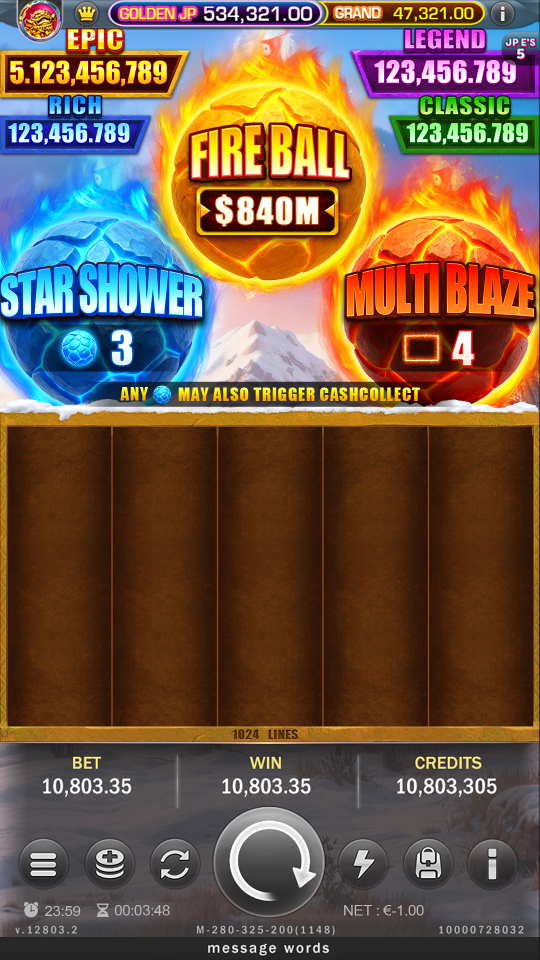
#> input picture 測試工具/轉輪測試工具/測試3/模擬用.jpg, 1080 x 1920 px (shown at 1/2 size)
$ python -i spine_alpha_upscale_tool.py   (imports and definitions only)
#> lines starting #> are read from the running program, lines starting #| are printed output that depends on the picture
#> further down, picture is the input picture: PIL image 1080x1920 RGB; mean R, G, B 111.6, 88.8, 70.2
from __future__ import annotations

import argparse
import csv
import shutil
import subprocess
import sys
import threading
import hashlib
import json
import os
import tempfile
import uuid
import queue
from pathlib import Path

from PIL import Image, ImageChops, ImageDraw, ImageStat


DEFAULT_MODEL = "realesr-animevideov3"
SUPPORTED_MODELS = (
    "realesr-animevideov3",
    "realesrgan-x4plus-anime",
    "realesrgan-x4plus",
)
MODEL_LABELS = {
    "realesr-animevideov3": "動畫素材推薦：realesr-animevideov3",
    "realesrgan-x4plus-anime": "插畫線條推薦：realesrgan-x4plus-anime",
    "realesrgan-x4plus": "通用圖片：realesrgan-x4plus",
}

WORK_OWNER = 'spine-alpha-upscale-v1'

# [8 lines left out: function validate_paths, not called in this run]

def input_signature(files, scale, model):
    return {'owner': WORK_OWNER, 'scale': scale, 'model': model,
            'inputs': {str(p.resolve()): hashlib.sha256(p.read_bytes()).hexdigest() for p in files}}

# [75 lines left out: functions create_work_directory, cleanup_work_directory, output_path_for, publish_png, terminate_process_tree, not called in this run]


def clamp(v: float) -> int:
    return max(0, min(255, int(round(v))))


def visible_average(rgb: Image.Image, alpha: Image.Image) -> tuple[int, int, int]:
    mask = alpha.point(lambda p: 255 if p > 16 else 0)
    stat = ImageStat.Stat(rgb, mask)
    if not stat.count or stat.count[0] == 0:
        return (128, 128, 128)
    return tuple(clamp(c) for c in stat.mean[:3])


def make_rgb_input(src: Image.Image) -> Image.Image:
    rgba = src.convert("RGBA")
    alpha = rgba.getchannel("A")
#> alpha: PIL image 1080x1920 L; every value is 255
    rgb = rgba.convert("RGB")
    avg = visible_average(rgb, alpha)
#> avg = (112, 89, 70)
    filled = Image.new("RGB", rgb.size, avg)
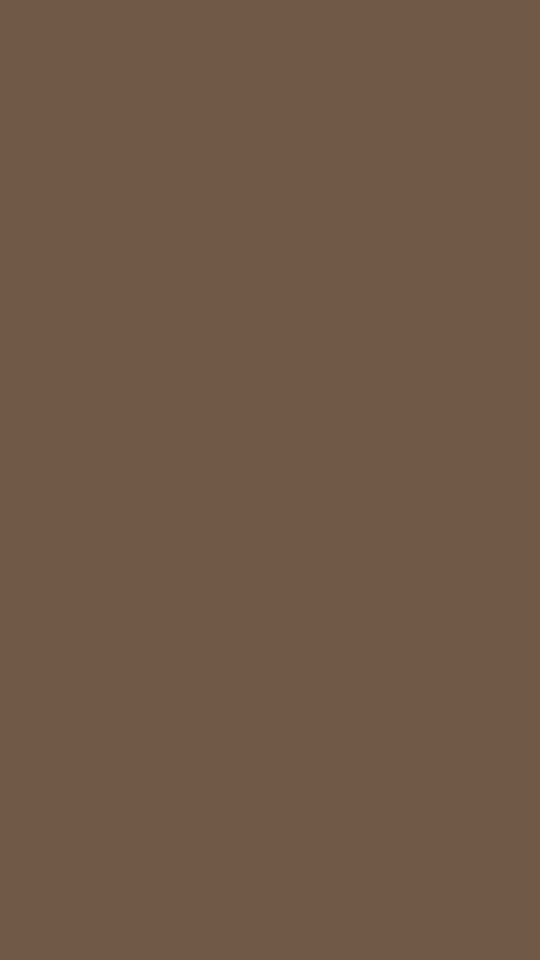
#> filled: PIL image 1080x1920 RGB (shown at 1/2 size); mean R, G, B 112, 89, 70
    filled.paste(rgb, mask=alpha)
    return filled


# [13 lines left out: function visible_bbox, not called in this run]


def crop_box_text(box: tuple[int, int, int, int] | None) -> str:
    return "" if box is None else ",".join(str(v) for v in box)


def scaled_alpha(src: Image.Image, scale: int) -> Image.Image:
    return src.getchannel("A").resize((src.width * scale, src.height * scale), Image.Resampling.LANCZOS)


def source_files(input_dir: Path) -> list[Path]:
    return sorted(p for p in input_dir.glob("*.png") if p.is_file() and not p.name.startswith("_"))


# [44 lines left out: functions prepare_inputs, run_realesrgan, not called in this run]


def resized_source(src: Image.Image, expected_size: tuple[int, int]) -> Image.Image:
    return src.resize(expected_size, Image.Resampling.LANCZOS)


# [615 lines left out: functions visual_issue, compose_raw_rgb, apply_alpha_and_validate, write_report, paste_on_checker, make_preview and 3 more, not called in this run]


# [2 lines not run here, left out]

>>> from PIL import Image
>>> picture = Image.open('../../測試工具/轉輪測試工具/測試3/模擬用.jpg')
>>> result = make_rgb_input(picture)
